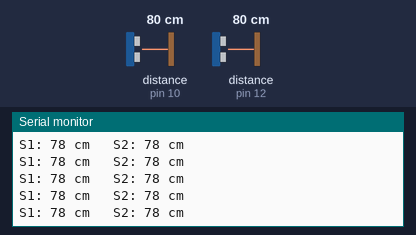
Simulated run of this sketch. Board: Arduino Uno, built with avr-gcc and run on an emulated ATmega328P. Shown: the last lines printed to the serial monitor. Wiring (inferred from the names in the program): 2 × ultrasonic range finder: trigger pin 9, echo pin 10 / trigger pin 11, echo pin 12. Inputs (shaded band) come from the test bench; at power-on: distance to the obstacle (sensors on pin 10, pin 12) 80 cm. The echo pulse lasts 58.3 µs per cm.

Above: at 1.2 s.
1.3 s: distance to the obstacle (sensor on pin 10) set to 60 cm
At 1.34 s:
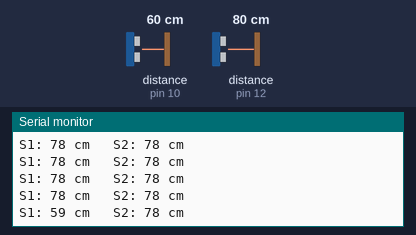
4.3 s: distance to the obstacle (sensor on pin 12) set to 35 cm
At 4.3 s:
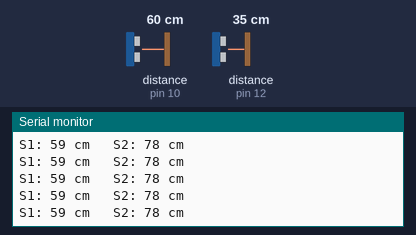
7.3 s: distance to the obstacle (sensor on pin 12) set to 250 cm
At 7.41 s:
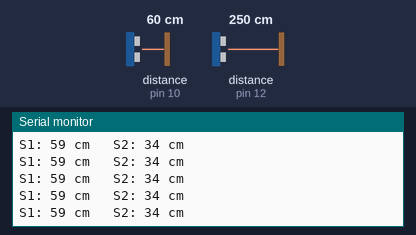
10.3 s: distance to the obstacle (sensor on pin 10) set to 250 cm
At 10.4 s:
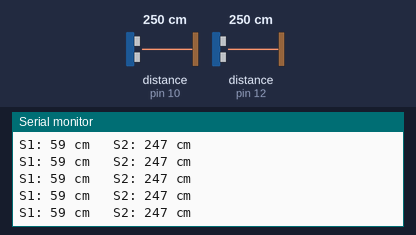
Timing chart, 0 to 13.3 s (numbered marks = the images above; inputs shaded):
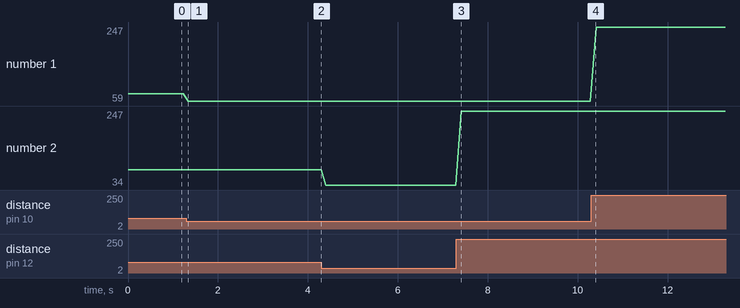

Measured:
- after the input at 1.3 s, the serial monitor: prints a new line at once (image 1)
- plotted number 1: 78 → 59 after the input at 1.3 s
- plotted number 2: 78 → 34 after the input at 4.3 s, 34 → 247 after the input at 7.3 s

The sketch:

conveyor_control_system.ino.ino
```cpp
// Conveyor Control System – Arduino Uno R4 Wi-Fi
// Author: Ashley Ortiz | CPEG/MANE 462 Senior Design | Spring 2026

#define SSR_PIN 7

#define TRIG1 9
#define ECHO1 10

#define TRIG2 11
#define ECHO2 12

const int stopDistance = 15; // cm
const int stopTime1 = 3000;  // 3 seconds for Sensor 1

bool sensor1AlreadyStopped = false;

void setup() {
  pinMode(SSR_PIN, OUTPUT);

  pinMode(TRIG1, OUTPUT);
  pinMode(ECHO1, INPUT);

  pinMode(TRIG2, OUTPUT);
  pinMode(ECHO2, INPUT);

  Serial.begin(9600);

  digitalWrite(SSR_PIN, HIGH); // conveyor running
}

void loop() {
  int d1 = getDistance(TRIG1, ECHO1);
  int d2 = getDistance(TRIG2, ECHO2);

  Serial.print("S1: ");
  Serial.print(d1);
  Serial.print(" cm   S2: ");
  Serial.print(d2);
  Serial.println(" cm");

  // SENSOR 1: stop conveyor for 3 seconds
  if ((d1 > 0 && d1 <= stopDistance) && !sensor1AlreadyStopped) {
    digitalWrite(SSR_PIN, LOW);
    delay(stopTime1);
    digitalWrite(SSR_PIN, HIGH);

    sensor1AlreadyStopped = true;
  }

  // SENSOR 2: hold stop while object is present
  else if (d2 > 0 && d2 <= stopDistance) {
    digitalWrite(SSR_PIN, LOW);
  }

  // Otherwise conveyor runs
  else {
    digitalWrite(SSR_PIN, HIGH);
  }

  // Reset Sensor 1 when clear
  if (d1 > stopDistance || d1 == -1) {
    sensor1AlreadyStopped = false;
  }

  delay(100);
}

int getDistance(int trigPin, int echoPin) {
  digitalWrite(trigPin, LOW);
  delayMicroseconds(2);

  digitalWrite(trigPin, HIGH);
  delayMicroseconds(10);

  digitalWrite(trigPin, LOW);

  long duration = pulseIn(echoPin, HIGH, 30000);

  if (duration == 0) return -1;

  return duration * 0.034 / 2;
}
```
